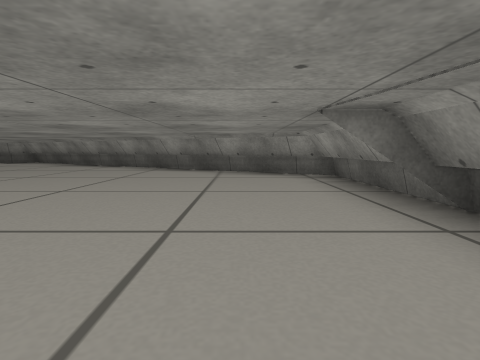
view 1 (above)

20 first-person views from a walk through a world built for the Gazebo simulator. The camera is 0.29 m above the floor, tilts 6° down and sees 80° across. The floor is counted in squares, 0.5 m on a side. Each view is taken from the middle of a square. On the plan, view 1 faces up. The plan holds only what a view shows up to about 9 squares ahead; the rest is blank.

view 2
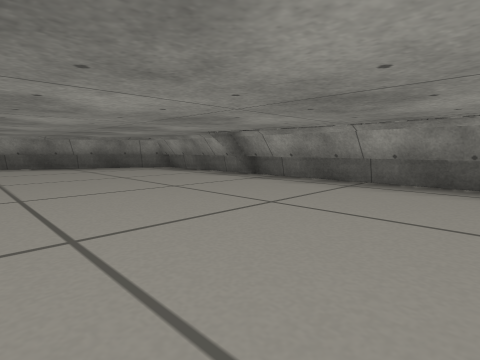

view 3
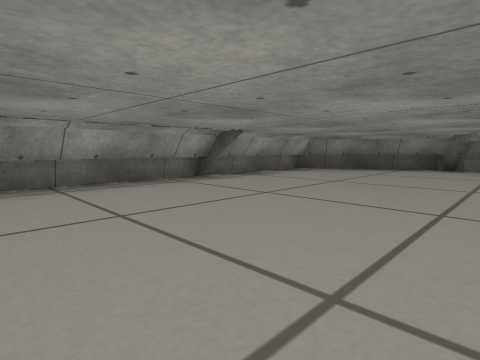

view 4
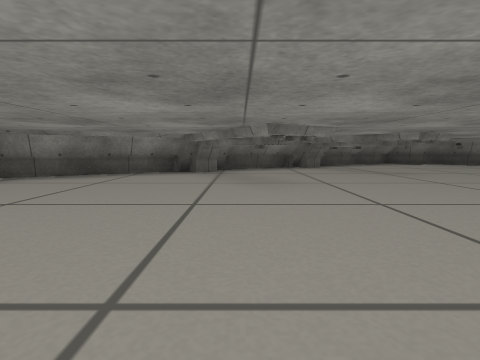

view 5
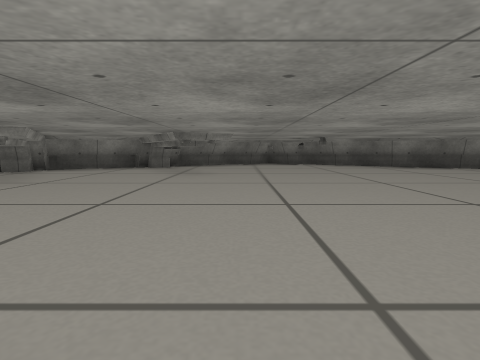

view 6
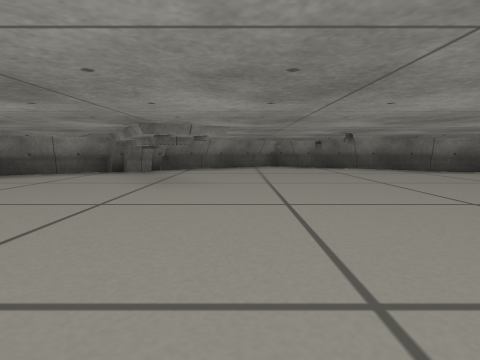

view 7
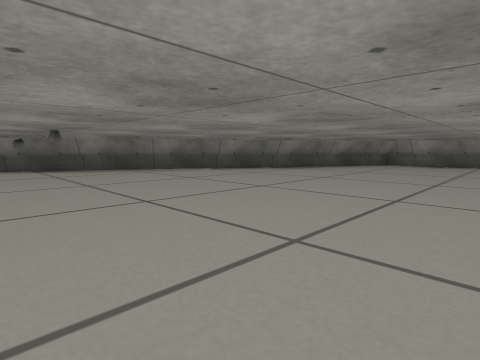

view 8
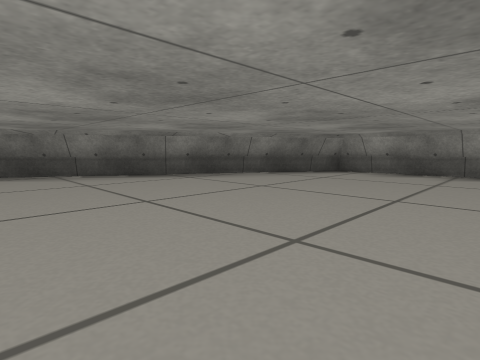

view 9
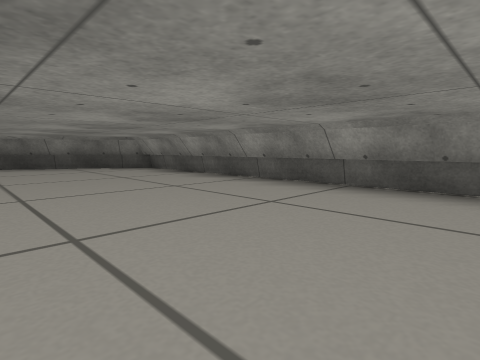

view 10
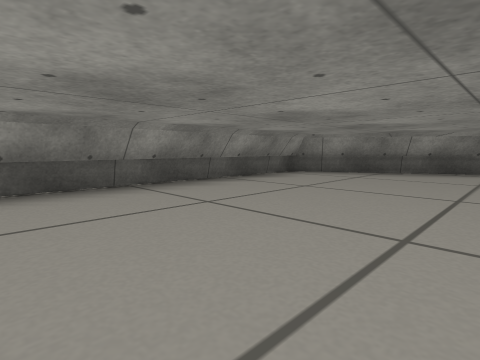

view 11
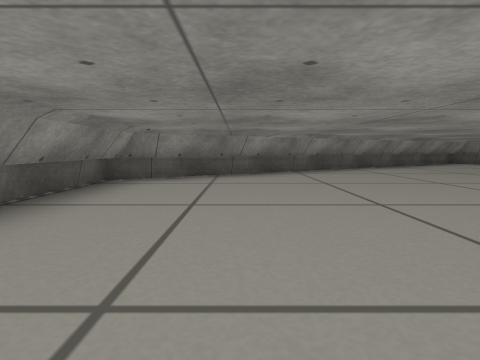

view 12
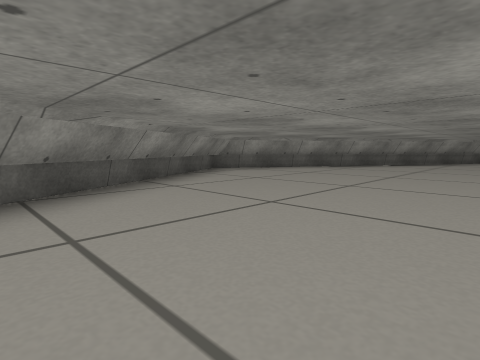

view 13
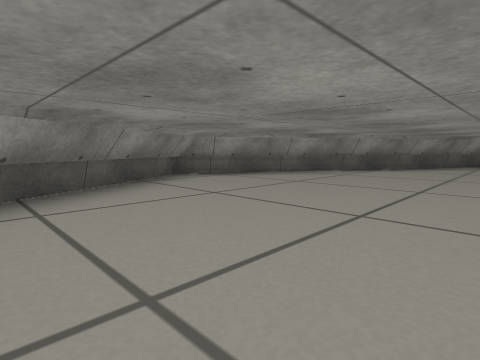

view 14
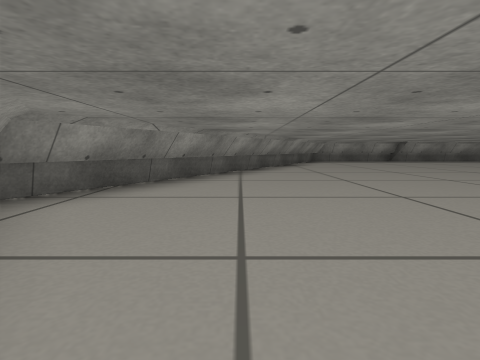

view 15
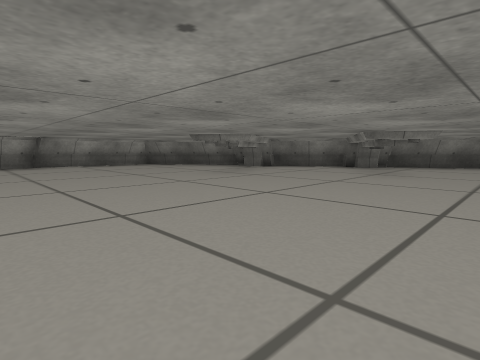

view 16
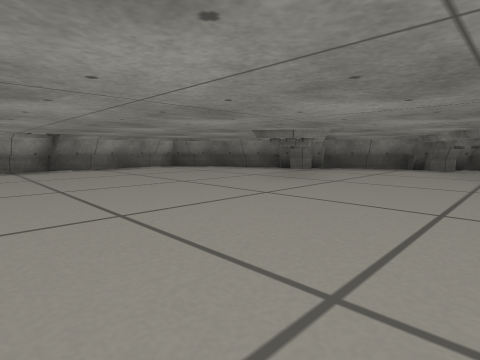

view 17
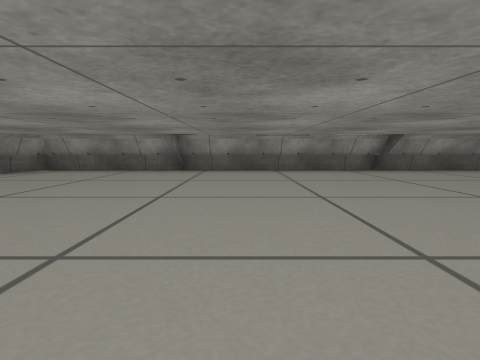

view 18
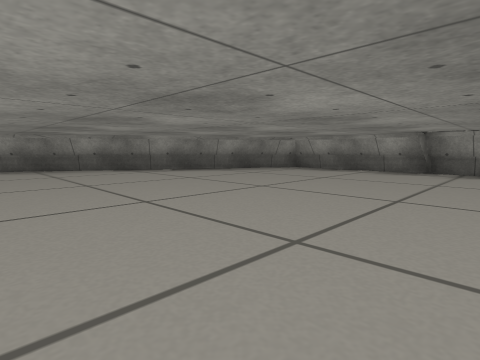

view 19
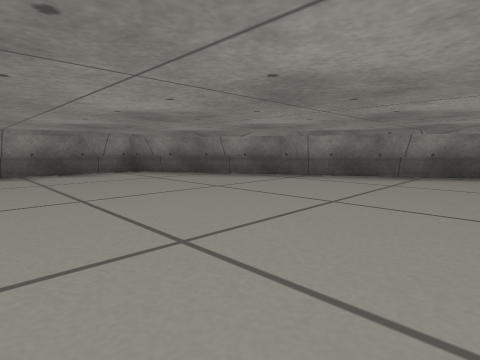

view 20
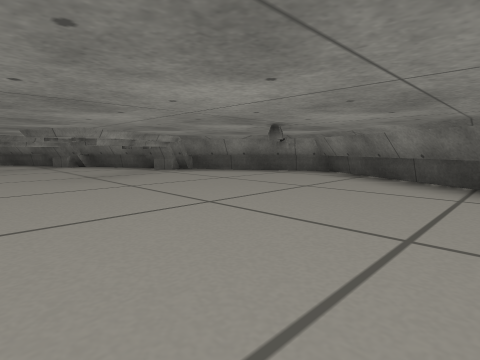

### Floor plan
Ten units are one square. View 1 is at (0, 0); x grows to the right and y downward. Boxes are objects, and circles mark ways between rooms. Rooms are numbered by the first view taken in them; rooms with no view inside come last. Other rooms are left out.
<svg viewBox="-211 -131 239 262">
<path fill="none" stroke="#000" d="M-40 54 -35 53M-39 61 -33 57 -20 81M-38 69 -45 57 -34 50 -16 80M8 28 23 28M-21 81 -17 84M-58 103 -72 80 -66 76M-17 80 -14 82M-20 83 15 63 15 -60 -93 -123 -199 -61 -199 64M-60 107 -78 76 -67 69 -61 80M23 -26 6 -26M18 -62 -93 -125M-201 -63 -201 63 -93 126 -56 104M-13 86 21 67 21 -64 -84 -125M-1 75 18 65 18 -62M-80 121 -56 107M-93 -125 -201 -63M-81 126 -58 112M-100 -126 -206 -65M-205 66 -103 125M-61 80 -50 99M-66 76 -53 100M-56 104 -20 83M-27 90 -27 88 -38 69M-25 84 -39 61M-49 101 -45 105 -25 93 -26 89M-51 104 -22 88"/>
<circle cx="-50" cy="80" r="3" fill="#2a7"/>
<text x="-90" y="0">1</text>
<text x="-50" y="80">2</text>
</svg>
Room 1 opens to room 2.

Where each view was taken, in squares from view 1:
view 1: 0 up, 0 right, facing up
view 2: 2 down, 3 left, facing up-right
view 3: 1 up, 3 left, facing down-right
view 4: 1 down, 3 left, facing down
view 5: 1 down, 8 left, facing down
view 6: 3 down, 8 left, facing down
view 7: 3 down, 9 left, facing down-left
view 8: 3 down, 13 left, facing down-left
view 9: 2 up, 16 left, facing down-left
view 10: 0 up, 16 left, facing up-left
view 11: 1 up, 18 left, facing up
view 12: 6 up, 15 left, facing up-right
view 13: 7 up, 13 left, facing up-right
view 14: 10 up, 12 left, facing right
view 15: 1 down, 9 left, facing down-right
view 16: 1 down, 7 left, facing down-right
view 17: 1 up, 6 left, facing right
view 18: 1 up, 6 left, facing up-right
view 19: 3 up, 13 left, facing up-left
view 20: 6 down, 13 left, facing down-right
